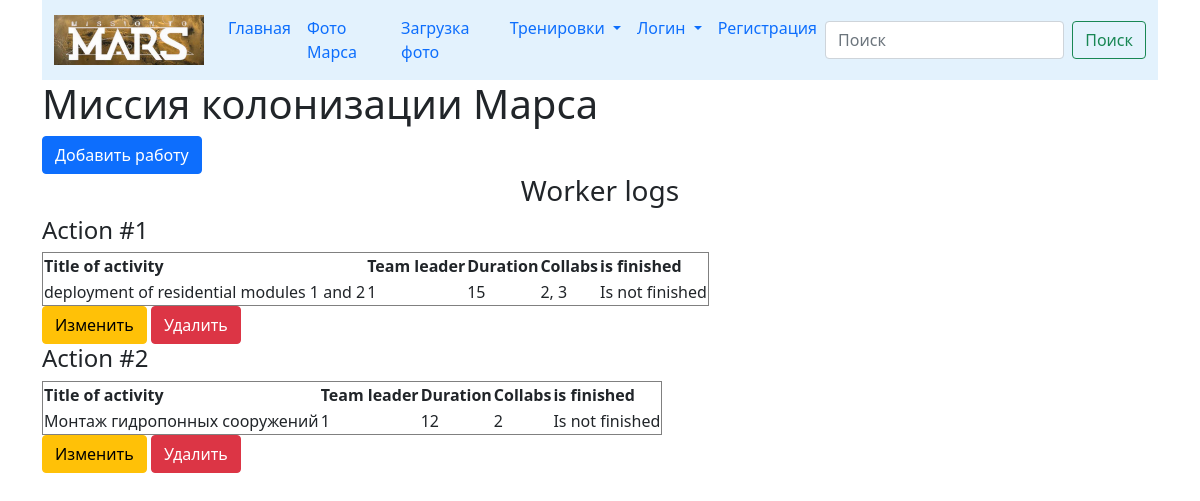
Screenshot of /logs (signed in) with the database file from the repository.
### data/jobs.py (models this page shows)
class Jobs(SqlAlchemyBase, SerializerMixin):
    __tablename__ = 'jobs'
    id = sqlalchemy.Column(sqlalchemy.Integer,
                           primary_key=True, autoincrement=True)
    team_leader = sqlalchemy.Column(sqlalchemy.Integer,
                                    sqlalchemy.ForeignKey('users.id'))
    job = sqlalchemy.Column(sqlalchemy.String, nullable=True)
    work_size = sqlalchemy.Column(sqlalchemy.Integer, nullable=True)
    collaborators = sqlalchemy.Column(sqlalchemy.String, nullable=True)
    start_date = sqlalchemy.Column(sqlalchemy.DateTime,
                                   default=datetime.datetime.now)
    end_date = sqlalchemy.Column(sqlalchemy.String,
                                 default=datetime.datetime.now)
    is_finished = sqlalchemy.Column(sqlalchemy.Boolean, nullable=True)
    user = orm.relationship('User')

### main.py (the view)
@app.route("/logs")
def logs():
    sess = db_session.create_session()
    jobs = sess.query(Jobs).all()
    return render_template('table_logs.html', jobs=jobs)

### data/db_session.py (called while the page is built)
def create_session() -> Session:
    global __factory
    return __factory()

### main.py (called while the page is built)
@login_manager.user_loader
def load_user(user_id):
    db_sess = db_session.create_session()
    return db_sess.query(User).get(user_id)

### templates/table_logs.html
{% extends "base.html" %}
{% block content %}
{% if current_user.is_authenticated  %}
<a class="btn btn-primary" href="/new_job">Добавить работу</a>
{%endif%}
<h3 align="center"> Worker logs</h3>
{% for job in jobs %}
<h4>Action #{{ job.id }}</h4>
<table border="solid">
    <tr>
        <th>Title of activity</th>
        <th>Team leader</th>
        <th>Duration</th>
        <th>Collabs</th>
        <th>is finished</th>
    </tr>
    <tr>
        <td>{{job.job}}</td>
        <td>{{job.team_leader}}</td>
        <td>{{job.work_size}}</td>
        <td>{{job.collaborators}}</td>
        {% if job.is_finished %}
        <td>Is finished</td>
        {% else %}
        <td>Is not finished</td>
        {%endif%}
    </tr>
</table>
{% if current_user.is_authenticated  %}
<div>
    <a class="btn btn-warning" href="/new_job/{{ job.id }}">Изменить</a>
    <a class="btn btn-danger" href="/job_delete/{{ job.id }}">Удалить</a>
</div>
{%endif%}
{%endfor%}
{% endblock %}

### rows the page displays
Jobs: id "1", job "deployment of residential modules 1 and 2", team_leader "1", work_size "15", collaborators "2, 3", is_finished "Is not finished"
Jobs: id "2", job "Монтаж гидропонных сооружений", team_leader "1", work_size "12", collaborators "2", is_finished "Is not finished"
